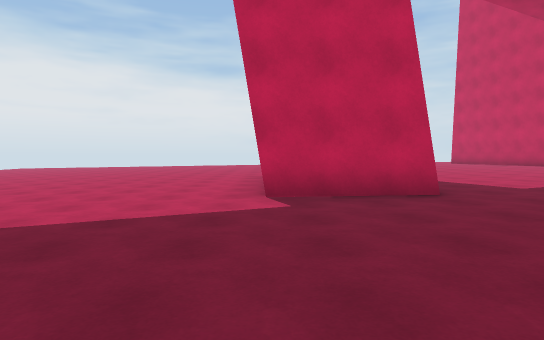
view 1 (above)

24 first-person views from a walk through a Unity game level. The camera is 1.3 m above the floor, tilts 2° down and sees 75° across. The floor is counted in squares, 2 m on a side. Each view is taken from the middle of a square. On the plan, view 1 faces up. The plan holds only what a view shows up to about 10 squares ahead; the rest is blank. The place goes on beyond the plan.

view 2
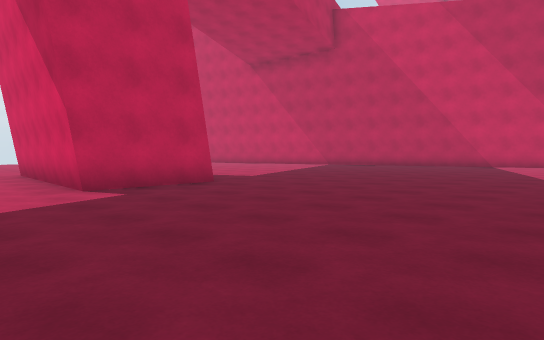

view 3
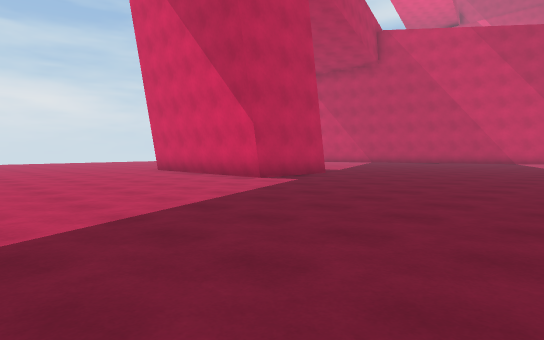

view 4
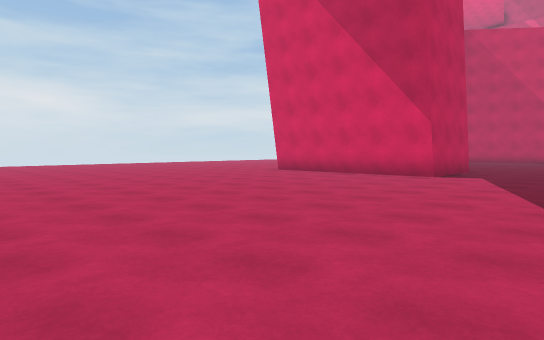

view 5
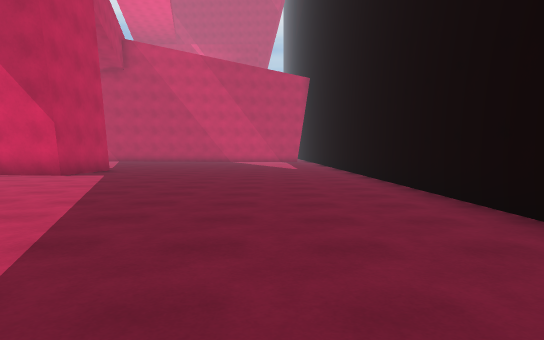

view 6
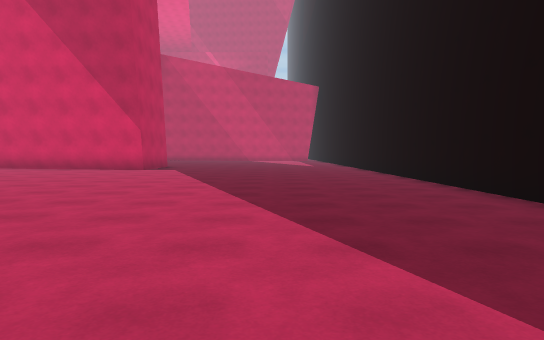

view 7
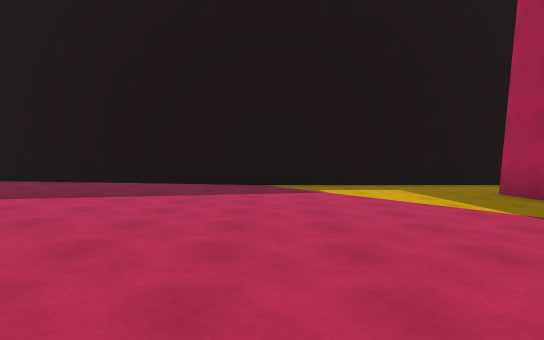

view 8
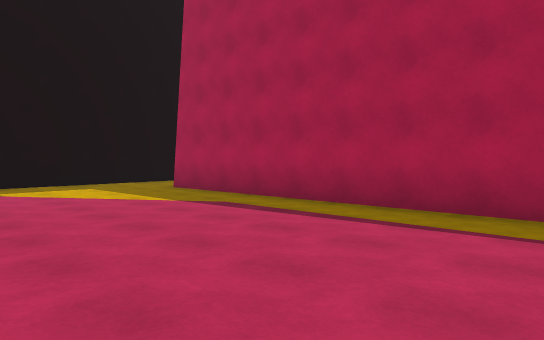

view 9
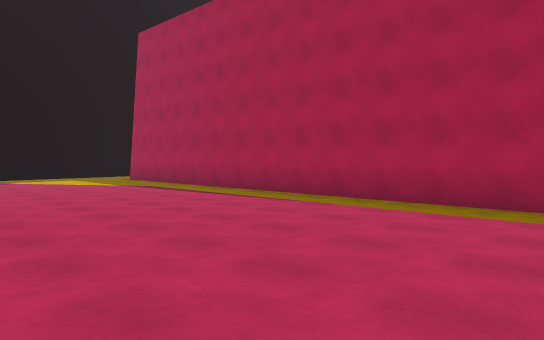

view 10
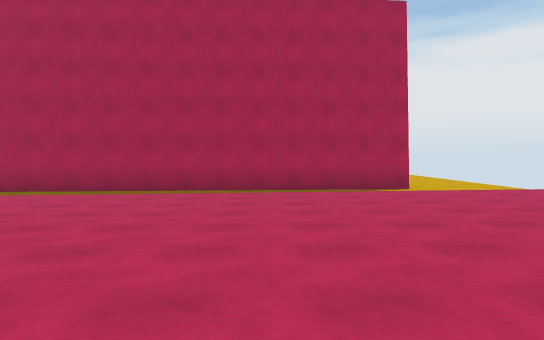

view 11
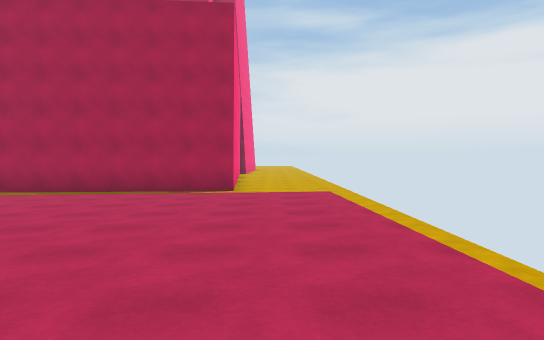

view 12
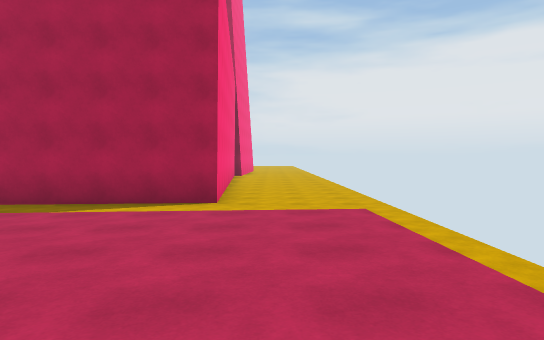

view 13
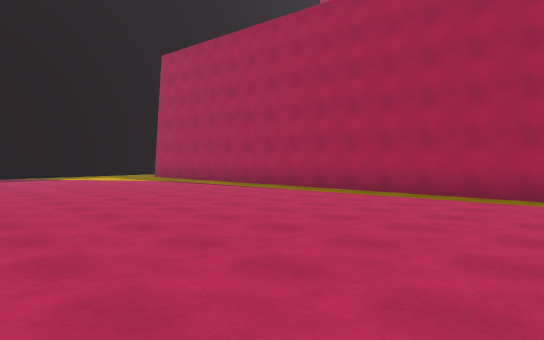

view 14
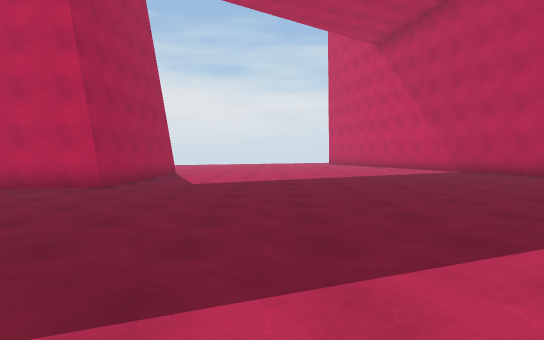

view 15
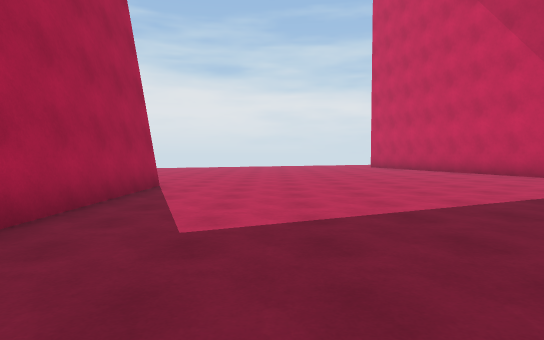

view 16
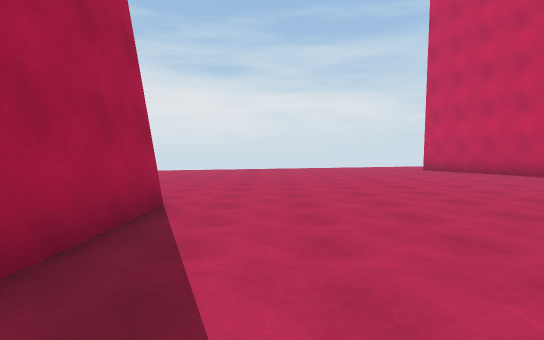

view 17
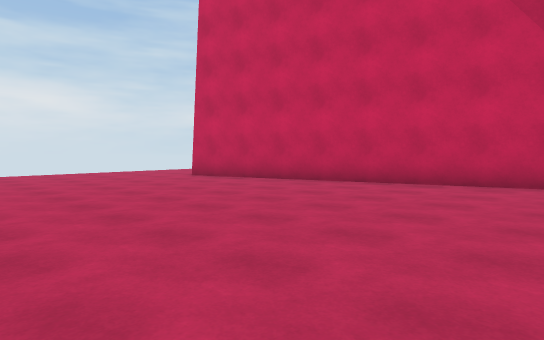

view 18
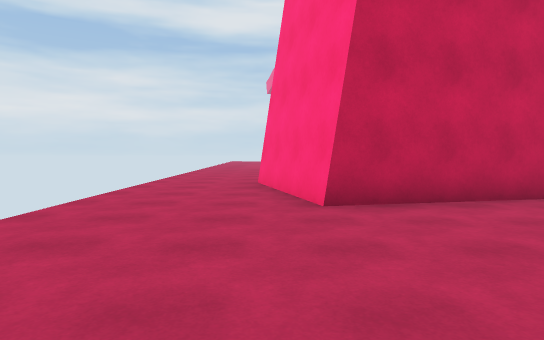

view 19
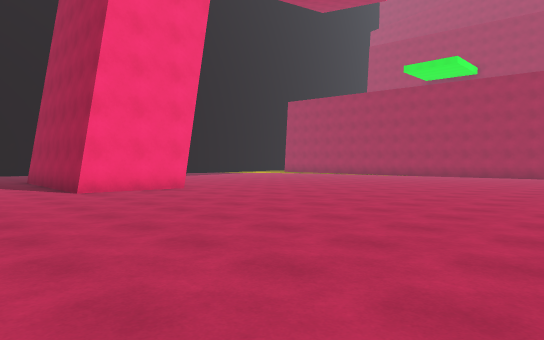

view 20
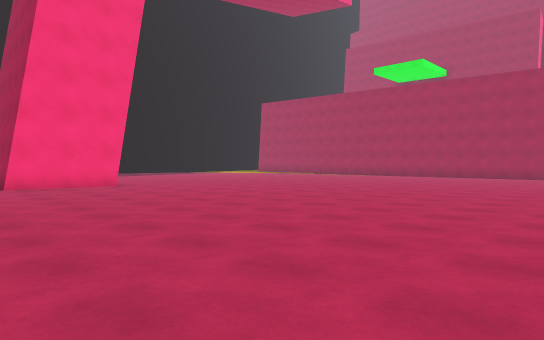

view 21
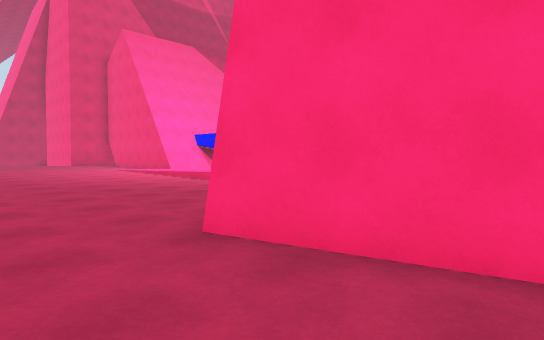

view 22
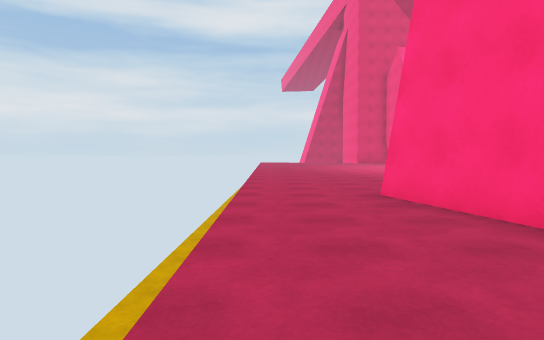

view 23
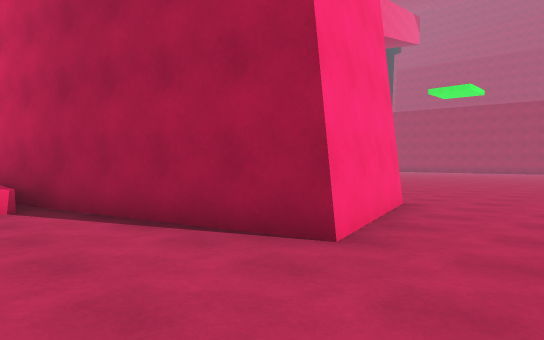

view 24
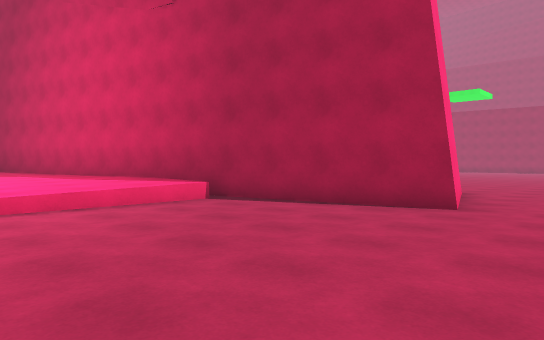

### Floor plan
Key: @ floor where view 1 was taken; # wall or solid block; . main floor; : floor 0.25 m higher than the main floor; - floor 0.25 m lower than the main floor; + floor 0.5 m higher than the main floor; _ floor 0.5 m lower than the main floor; * floor 0.75 m higher than the main floor; % floor 1 m higher than the main floor; & floor 1.25 m higher than the main floor; / step, stairs or slope.
Columns run from 19 left of view 1 to 21 right of it. Each row starts with its distance up from view 1.
 22 __________                  ________
 21 ____/....:::       +++++ ********%%%%%
 20 ____/.....::::::::++++++++********%%%%%%
 19 ____/.....:::::::::++++++++****#***%%%%%%
 18 ###_/...... :::::::++++++++**####***%%%%%
 17   #_/...... ::::::::++++++++*#  #***%%%%
 16   #_/....... ::::::::++++++++## #****%%
 15   #_/........ :::::::++++++++*####&&&
 14   #_/-.......  :::::::++++++++#  #&&&
 13   #_/-........  :::::::+++++++#  #&&&
 12   #_/--........  ::::::+++++++## #&&&
 11   #_/---........  ::::::+++++++###&&&
 10   #_/----........::###:::+++++   ##&
  9   #_/----........::###:::+++++
  8   #__-----........:###::::+++++##
  7   #__------........###:::::+++++#
  6   ##_------........###::::::++++
  5    #_-------........::::::::+++
  4    #_--------........::::::::++
  3    #_--------........:::::::::
  2    #__--------........:::::::
  1    #___--------........::::::
  0    #___--------....@....::::
 -1    _____--------......  :::
 -2   _______--------....    :
 -3   ###################

Where each view was taken, in squares from view 1:
view 1: 0 up, 0 right, facing up
view 2: 1 down, 2 left, facing up-right
view 3: 1 down, 6 left, facing up-right
view 4: 2 up, 9 left, facing up-right
view 5: 0 up, 9 left, facing right
view 6: 1 up, 12 left, facing right
view 7: 7 up, 11 left, facing down
view 8: 8 up, 11 left, facing down-left
view 9: 13 up, 10 left, facing down-left
view 10: 15 up, 7 left, facing left
view 11: 20 up, 7 left, facing left
view 12: 20 up, 10 left, facing left
view 13: 15 up, 8 left, facing down-left
view 14: 2 down, 6 right, facing up
view 15: 3 up, 5 right, facing up
view 16: 6 up, 4 right, facing up
view 17: 10 up, 4 right, facing up-right
view 18: 19 up, 5 right, facing right
view 19: 19 up, 5 right, facing down-left
view 20: 21 up, 4 right, facing down-left
view 21: 21 up, 10 right, facing down-right
view 22: 21 up, 7 right, facing right
view 23: 21 up, 15 right, facing down-left
view 24: 21 up, 18 right, facing down-left
